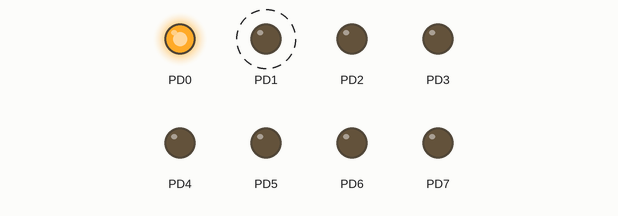
Recording of a program running on a simulated ATmega328P, built with avr-gcc and emulated at 16 MHz. On the bench: output pins drawn as LEDs (lit = HIGH). Dashed ring = blinking.

Above: at 0.5 s.
Timing chart, 0 to 3.0 s (numbered marks = the images above):
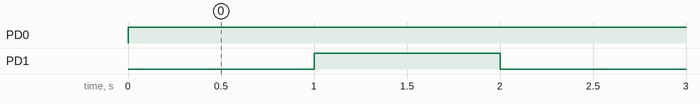

Measured:
- by itself, PD0: LOW → HIGH at 0.00 s
- by itself, PD1: alternates HIGH for 1.0 s and LOW for 1.0 s

The program:

main.cpp
```cpp
/*
 * C_005_Timers.cpp
 *
 * Created: 26.12.2018 15:00:46
 * Author : volzs
 */

#include <avr/io.h>
#include <avr/interrupt.h>

uint16_t timer_overflow_counter_0 = 0;

void init_timer_0()
{
	TCCR0A = 0x00;
	TCCR0B = (1<<CS00); // Prescale with 1
	TIMSK0 = (1<<TOIE0);	// Timer overflow interrupt enable
	TCNT0 = 0;	// Preload timer with 0
}

int main(void)
{
	DDRD = 0xFF; // PORTD as output
	PORTD |= (1<<PD0);

	init_timer_0();
	sei();
	while (1)
	{
		asm("NOP");
	}
}

ISR(TIMER0_OVF_vect)
{
	if (timer_overflow_counter_0 <= 62500)
		timer_overflow_counter_0++;
	else
	{
		PORTD ^= (1<<PD1);
		timer_overflow_counter_0 = 0;
	}
}
```
